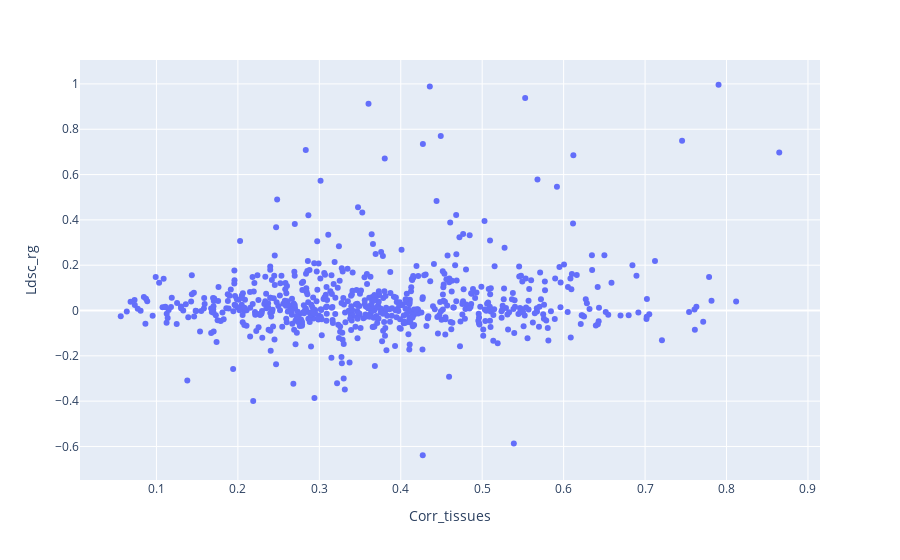

The cell this chart's notebook holds for it:
### Code cell
import plotly.express as px
import pandas as pd
df_results['label'] = df_results['Node1'] + ', ' + df_results['Node2']
# 创建交互式散点图
fig = px.scatter(df_results, x="Corr_tissues", y='Ldsc_rg',  hover_data={'Ldsc_rg': False, 'Corr_tissues': False, 'label': True})
# 更新布局以显示标签
fig.update_traces(textposition='top center')
# 显示图形
fig.show()

### Figure 1 — Plotly figure (JSON) as saved in the notebook; plotly's stock layout.template omitted (floating-point values rounded to 4 significant figures; data arrays with more than 128 entries replaced by an {"elided": "..."} marker saying what was removed)
{"data": [{"customdata": {"elided": "666x1 str values"}, "hovertemplate": "label=%{customdata[0]}<extra></extra>", "legendgroup": "", "marker": {"color": "#636efa", "symbol": "circle"}, "mode": "markers", "name": "", "orientation": "v", "showlegend": false, "x": {"elided": "666 float values"}, "xaxis": "x", "y": {"elided": "666 float values"}, "yaxis": "y", "type": "scatter", "textposition": "top center"}], "layout": {"xaxis": {"anchor": "y", "domain": [0.0, 1.0], "title": {"text": "Corr_tissues"}}, "yaxis": {"anchor": "x", "domain": [0.0, 1.0], "title": {"text": "Ldsc_rg"}}, "legend": {"tracegroupgap": 0}, "margin": {"t": 60}}}
